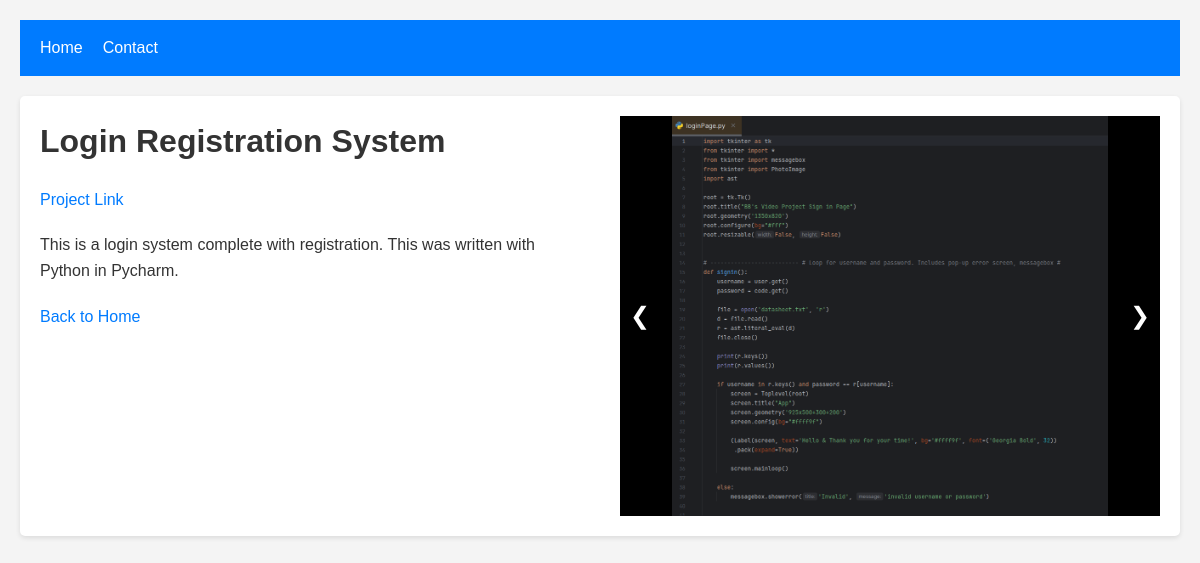
Screenshot of /project/2/ with the database file from the repository.
### main/models.py (models this page shows, shortened)
class Project(models.Model):
    title = models.CharField(max_length=200)
    description = models.TextField()
    tags = models.ManyToManyField(Tag, related_name="projects")
    link = models.URLField(max_length=200, blank=True)

class ProjectImage(models.Model):
    project = models.ForeignKey(
        Project, related_name="images", on_delete=models.CASCADE
    )
    image = models.ImageField(upload_to="project_images/")

### main/views.py (the view)
# urls.py: path("project/<int:id>/", views.project, name="project"),
def project(request, id):
    project = get_object_or_404(Project, pk=id)
    return render(request, "project.html", {"project": project})

### main/templates/project.html (shortened to what this page needs)
{% extends 'base.html' %}
{% load static %}
{% block extrahead %}
    <link rel="stylesheet" href="{% static 'css/project.css' %}" />
{% endblock extrahead %}
{% block content %}
    <div class="project-card">
        <div class="project-info">
            <h1>{{ project.title }}</h1>
            <p>
                <a href="{{ project.link }}">Project Link</a>
            </p>
            <p>{{ project.description }}</p>
            <a href="{% url 'home' %}">Back to Home</a>
        </div>
        <div class="carousel">
            <div class="carousel-images">
                {% for image in project.images.all %}
                    <div class="carousel-item">
                        <img src="{{ image.image.url }}" alt="Project image" />
                    </div>
                {% endfor %}
            </div>
            <a class="carousel-control prev" onclick="moveSlide(-1)">&#10094;</a>
            <a class="carousel-control next" onclick="moveSlide(1)">&#10095;</a>
        </div>
    </div>
{% endblock content%}

### main/static/css/base.css (style rules this page uses)
* { box-sizing: border-box; margin: 0; padding: 0; font-family: "Arial", sans-serif; }
body { font-family: "Segoe UI", Tahoma, Geneva, Verdana, sans-serif; line-height: 1.6; color: #333; background-color: #f4f4f4; padding: 20px; }
a { color: #007bff; text-decoration: none; }

### main/static/css/project.css (style rules this page uses)
.project-card { display: flex; align-items: flex-start; justify-content: space-between; background-color: white; box-shadow: 0 2px 5px rgba(0, 0, 0, 0.1); border-radius: 5px; overflow: hidden; max-width: 1200px; margin: auto; padding: 20px; }
.project-info { flex: 1; padding-right: 20px; }
h1, p { margin-bottom: 20px; }
.carousel { flex: 1; display: flex; flex-direction: column; position: relative; max-width: 50%; margin-left: 20px; }
.carousel-images { display: flex; flex: 1; overflow: hidden; position: relative; }
.carousel-control { position: absolute; top: 50%; transform: translateY(-50%); color: white; font-size: 24px; background-color: rgba(0, 0, 0, 0.5); padding: 10px; cursor: pointer; user-select: none; z-index: 10; }
.carousel-control.prev { left: 0; border-radius: 3px 0 0 3px; }
.carousel-control.next { right: 0; border-radius: 0 3px 3px 0; }
.carousel-item { display: flex; justify-content: center; align-items: center; background-color: black; width: 100%; height: 400px; }
.carousel-item img { max-height: 100%; max-width: 100%; object-fit: contain; }

### rows the page displays
Project: title "Login Registration System", description "This is a login system complete with registration. This was written with Python in Pycharm."
ProjectImage: image (picture)
